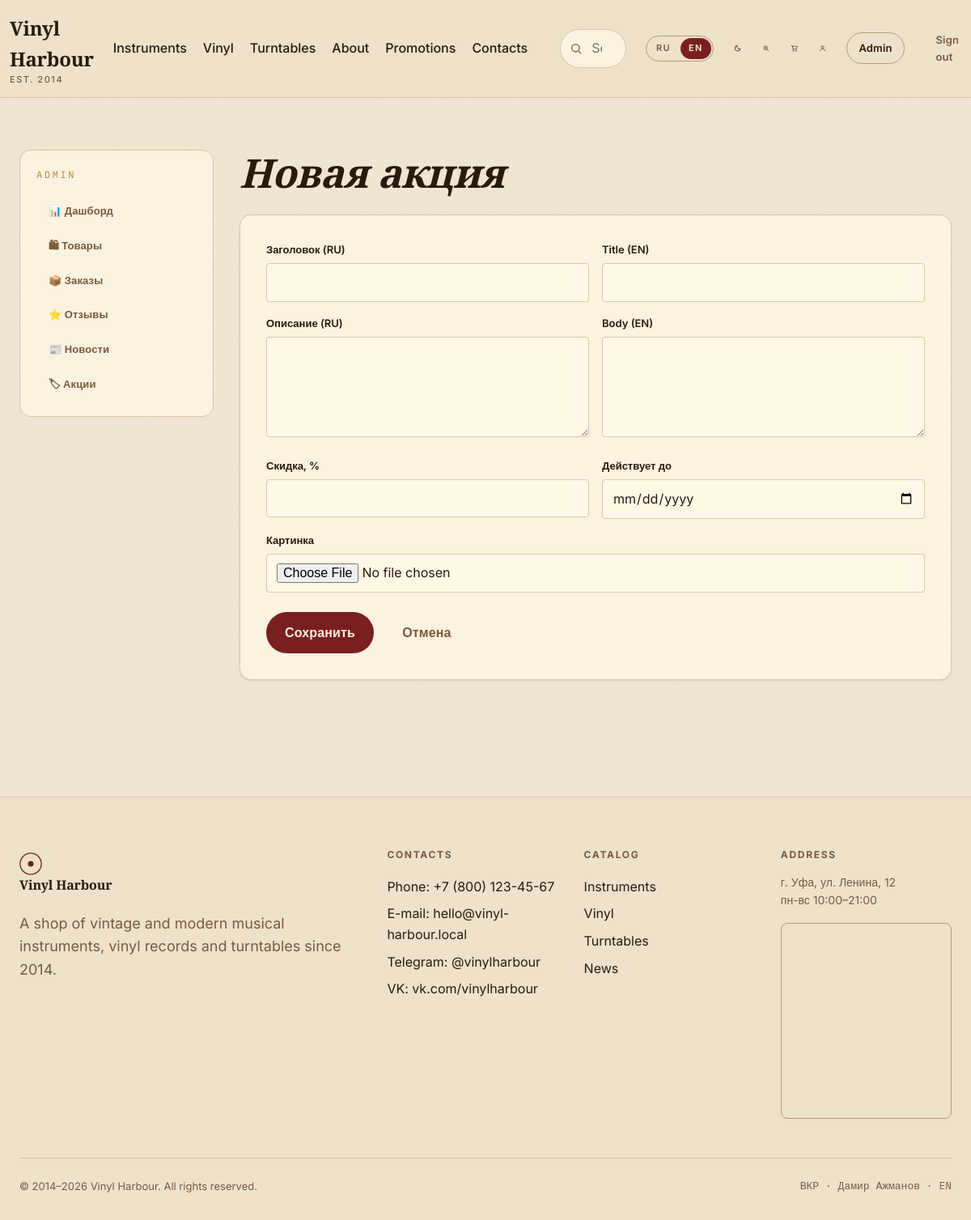
The app's page /admin/promotions/new?lang=en (signed in) with its own data.
### app/models.py (models this page shows, shortened)
class Category(db.Model):
    __tablename__ = "categories"
    id = db.Column(db.Integer, primary_key=True)
    slug = db.Column(db.String(64), unique=True, nullable=False)
    name_ru = db.Column(db.String(120), nullable=False)
    name_en = db.Column(db.String(120), nullable=False)
    description_ru = db.Column(db.Text, default="")
    description_en = db.Column(db.Text, default="")
    products = db.relationship("Product", backref="category", lazy="dynamic")

### app/blueprints/admin/routes.py (the view, shortened to what this page needs)
@bp.route("/promotions/new", methods=["GET", "POST"])
def promotion_new():
    form = PromotionForm()
    return render_template("admin/promotion_form.html", form=form, item=None)

### app/forms.py
class PromotionForm(FlaskForm):
    title_ru = StringField("Заголовок (RU)", validators=[DataRequired(), Length(max=200)])
    title_en = StringField("Title (EN)", validators=[DataRequired(), Length(max=200)])
    body_ru = TextAreaField("Описание (RU)", validators=[DataRequired()])
    body_en = TextAreaField("Body (EN)", validators=[DataRequired()])
    discount_percent = IntegerField("Скидка, %", validators=[Optional(), NumberRange(min=0, max=100)])
    valid_until = DateField("Действует до", validators=[Optional()])
    image = FileField("Картинка", validators=[Optional(), FileAllowed(["jpg", "jpeg", "png", "gif", "webp"])])
    submit = SubmitField("Сохранить")

### app/blueprints/admin/routes.py (called while the page is built)
@bp.before_request
@login_required
def require_admin():
    if not current_user.is_admin:
        from flask import abort
        abort(403)

### app/i18n.py (called while the page is built)
def translations(lang):
    return TRANSLATIONS.get(lang, TRANSLATIONS["ru"])

### app/models.py (called while the page is built)
@login_manager.user_loader
def load_user(user_id):
    return db.session.get(User, int(user_id))

    @property
    def is_admin(self):
        return self.role == "admin"

### app/templates/admin/promotion_form.html (shortened to what this page needs)
{% extends 'admin/_layout.html' %}
{% from '_macros.html' import field %}
{% block admin_content %}
<h1 style="font-style: italic; margin-bottom: var(--space-6);">Новая акция</h1>
<form method="post" enctype="multipart/form-data" class="form-card">
  <div class="form-grid-2">{{ field(form.title_ru) }}{{ field(form.title_en) }}</div>
  <div class="form-grid-2">{{ field(form.body_ru, type='textarea') }}{{ field(form.body_en, type='textarea') }}</div>
  <div class="form-grid-2">{{ field(form.discount_percent) }}<div class="form-row">{{ form.valid_until.label }}{{ form.valid_until(class_='input', type='date') }}</div></div>
  <div class="form-row">{{ form.image.label }}{{ form.image(class_='input') }}</div>
  <div class="form-actions">{{ form.submit(class_='btn btn-primary') }}<a href="{{ url_for('admin.promotions') }}" class="btn btn-ghost">Отмена</a></div>
</form>
{% endblock %}

### app/templates/base.html (shortened to what this page needs)
<!DOCTYPE html>
<html lang="{{ lang }}">
<head>
  <link rel="stylesheet" href="{{ url_for('static', filename='css/style.css') }}">
</head>
<body>
<header class="site-header">
  <div class="container header-top">
    <a href="{{ url_for('main.index') }}" class="logo" aria-label="{{ t.site_name }}">
      <span>{{ t.site_name }}<small>EST. 2014</small></span>
    </a>
    <nav class="nav-main">
      <a href="{{ url_for('catalog.category', slug='instruments') }}">{{ t.instruments }}</a>
      <a href="{{ url_for('catalog.category', slug='vinyl') }}">{{ t.vinyl }}</a>
      <a href="{{ url_for('catalog.category', slug='players') }}">{{ t.players }}</a>
      <a href="{{ url_for('main.index') }}#about">{{ t.about }}</a>
      <a href="{{ url_for('main.index') }}#promotions">{{ t.promotions }}</a>
      <a href="{{ url_for('main.index') }}#contacts">{{ t.contacts }}</a>
    </nav>
    <form action="{{ url_for('main.search') }}" method="get" class="search-form-header" role="search">
      <svg width="16" height="16" viewBox="0 0 24 24" fill="none" stroke="currentColor" stroke-width="2"><circle cx="11" cy="11" r="7"/><path d="m21 21-4.3-4.3"/></svg>
      <input type="search" name="q" placeholder="{{ t.search_placeholder }}" autocomplete="off" data-search-input>
    </form>
    <div class="lang-toggle" role="group" aria-label="Language">
      <a href="?lang=ru" class="{% if lang=='ru' %}active{% endif %}">RU</a>
      <a href="?lang=en" class="{% if lang=='en' %}active{% endif %}">EN</a>
    </div>
    <button class="icon-btn" data-theme-toggle aria-label="{{ t.theme_dark }}" title="{{ t.theme_dark }}"></button>
    <button class="icon-btn" data-vision-toggle aria-label="{{ t.vision_mode }}" title="{{ t.vision_mode }}">
      <svg width="20" height="20" viewBox="0 0 24 24" fill="none" stroke="currentColor" stroke-width="1.6"><circle cx="11" cy="11" r="6"/><path d="m21 21-5-5"/><path d="M11 8v6M8 11h6" stroke-width="1.4"/></svg>
    </button>
    {% if current_user.is_authenticated %}
      <a href="{{ url_for('cart.index') }}" class="icon-btn cart-btn" aria-label="{{ t.cart }}">
        <svg width="20" height="20" viewBox="0 0 24 24" fill="none" stroke="currentColor" stroke-width="1.6"><path d="M6 6h15l-1.5 9h-12z"/><circle cx="9" cy="20" r="1.5"/><circle cx="18" cy="20" r="1.5"/><path d="M6 6 5 3H2"/></svg>
        {% set cart_count = current_user.cart_items.count() %}
      </a>
      <a href="{{ url_for('account.index') }}" class="icon-btn" aria-label="{{ t.account }}" title="{{ t.account }}">
        <svg width="20" height="20" viewBox="0 0 24 24" fill="none" stroke="currentColor" stroke-width="1.6"><circle cx="12" cy="8" r="4"/><path d="M4 21c0-4 4-7 8-7s8 3 8 7"/></svg>
      </a>
      {% if current_user.is_admin %}<a href="{{ url_for('admin.index') }}" class="btn btn-outline btn-sm">{{ t.admin }}</a>{% endif %}
      <a href="{{ url_for('auth.logout') }}" class="btn btn-ghost btn-sm">{{ t.logout }}</a>
    {% else %}
      <a href="{{ url_for('auth.login') }}" class="btn btn-ghost btn-sm">{{ t.login }}</a>
      <a href="{{ url_for('auth.register') }}" class="btn btn-primary btn-sm">{{ t.register }}</a>
    {% endif %}
  </div>
</header>
<main>
  {% block content %}{% endblock %}
</main>
<footer class="site-footer" id="contacts">
  <div class="container">
    <div class="footer-grid">
      <div>
        <a href="{{ url_for('main.index') }}" class="logo">
          <svg width="28" height="28" viewBox="0 0 32 32" fill="none">
            <circle cx="16" cy="16" r="15" stroke="currentColor" stroke-width="1.5"/>
            <circle cx="16" cy="16" r="4" fill="currentColor"/>
          </svg>
          <span>{{ t.site_name }}</span>
        </a>
        <p style="margin-top: 1rem; color: var(--color-text-muted);">{{ t.footer_about }}</p>
      </div>
      <div>
        <h4>{{ t.contacts }}</h4>
        <a href="tel:+78001234567">{{ t.phone }}: +7 (800) 123-45-67</a>
        <a href="mailto:hello@vinyl-harbour.local">{{ t.email }}: hello@vinyl-harbour.local</a>
        <a href="#">Telegram: @vinylharbour</a>
        <a href="#">VK: vk.com/vinylharbour</a>
      </div>
      <div>
        <h4>{{ t.catalog }}</h4>
        <a href="{{ url_for('catalog.category', slug='instruments') }}">{{ t.instruments }}</a>
        <a href="{{ url_for('catalog.category', slug='vinyl') }}">{{ t.vinyl }}</a>
        <a href="{{ url_for('catalog.category', slug='players') }}">{{ t.players }}</a>
        <a href="{{ url_for('main.news_list') }}">{{ t.news }}</a>
      </div>
      <div>
        <h4>{{ t.address }}</h4>
        <p style="font-size: 0.875rem; color: var(--color-text-muted);">г. Уфа, ул. Ленина, 12<br>пн-вс 10:00–21:00</p>
        <div class="map-embed">
          <iframe src="https://yandex.ru/map-widget/v1/?ll=55.957727%2C54.735152&z=14&pt=55.957727,54.735152,pm2rdm" loading="lazy" allowfullscreen title="Карта"></iframe>
        </div>
      </div>
    </div>
    <div class="copyright">
      <span>© 2014–2026 {{ t.site_name }}. {{ t.rights }}.</span>
      <span style="font-family: var(--font-mono);">ВКР · Дамир Ажманов · {{ lang|upper }}</span>
    </div>
  </div>
</footer>
</body>
</html>

### records on screen
Category: instruments "Instruments"
Category: vinyl "Vinyl"
Category: players "Turntables"

### other values on screen
{{ t.site_name }} "Vinyl Harbour"
{{ t.about }} "About"
{{ t.promotions }} "Promotions"
{{ t.contacts }} "Contacts"
{{ t.admin }} "Admin"
{{ t.logout }} "Sign out"
{{ field.label }} "Заголовок (RU) Title (EN) Описание (RU) Body (EN) Скидка, %"
{{ t.footer_about }} "A shop of vintage and modern musical instruments, vinyl records and turntables since 2014."
{{ t.contacts }} "CONTACTS"
{{ t.phone }} "Phone"
{{ t.email }} "E-mail"
{{ t.catalog }} "CATALOG"
{{ t.news }} "News"
{{ t.address }} "ADDRESS"
{{ t.rights }} "All rights reserved"
